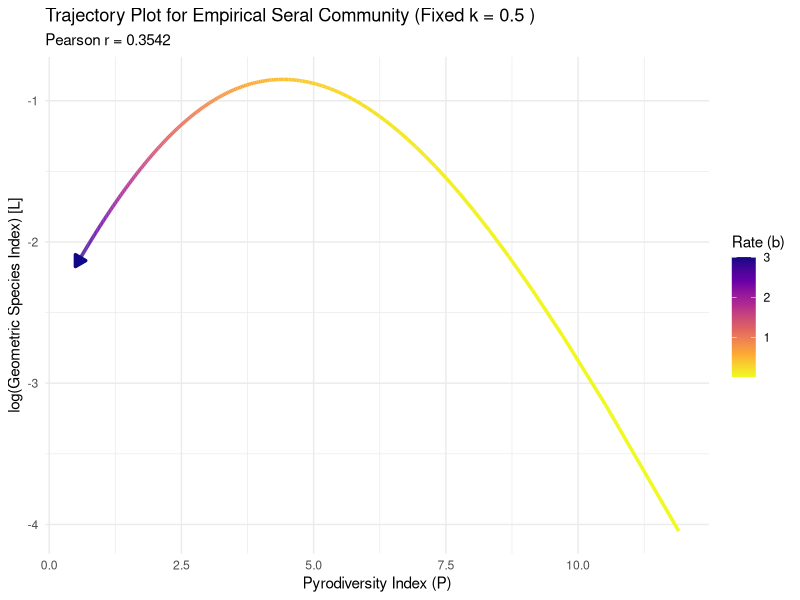
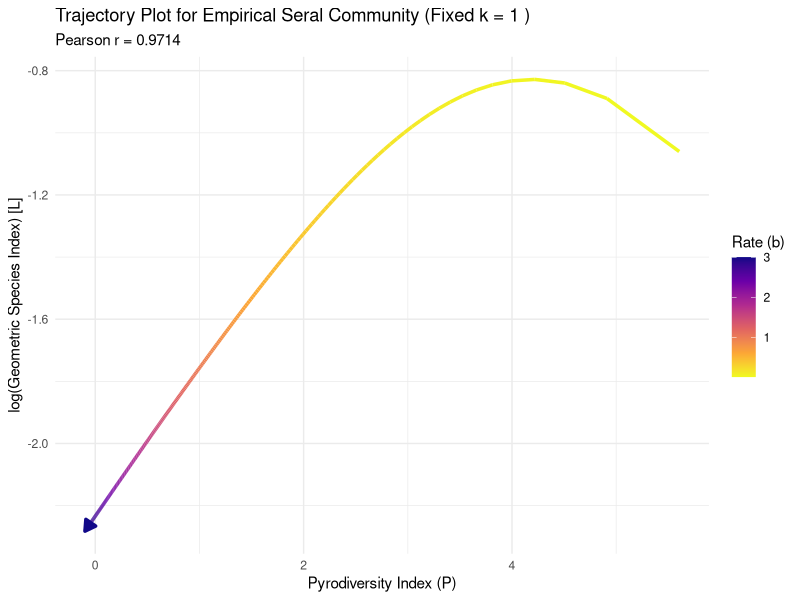
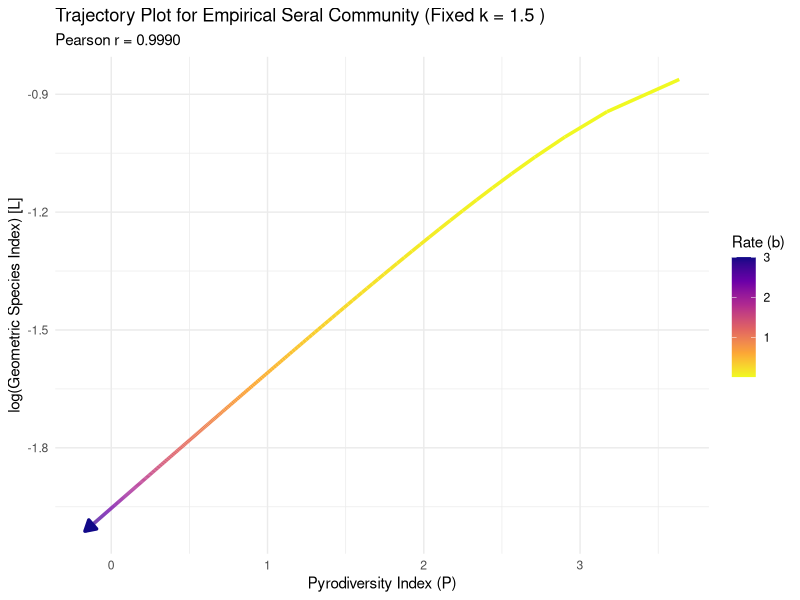
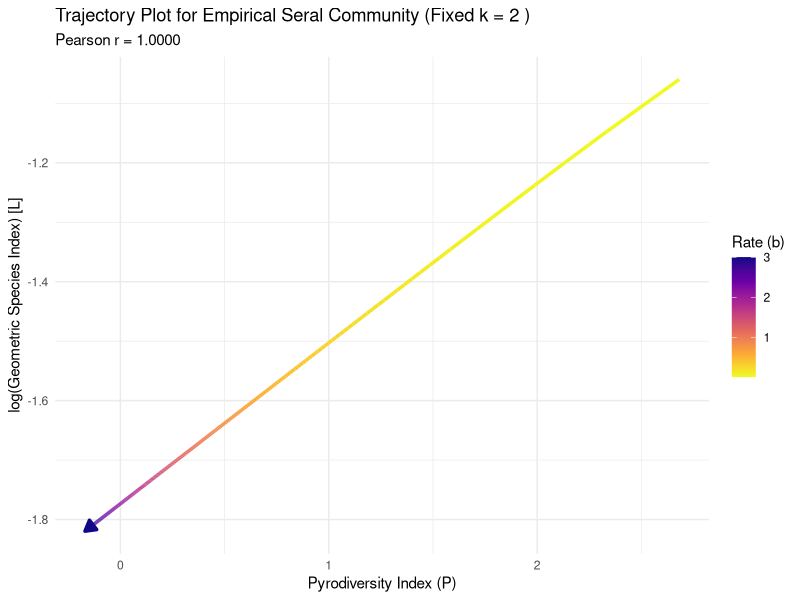

R code for these plots, in order:
library(tidyverse)
library(ggplot2)
library(viridis)

#Figure 3.5 code

# ==========================================
# 1. SETUP DIRECTORIES & LOAD DATA
# ==========================================

if(!dir.exists("Figures/Seral_Figures")) {
  dir.create("Figures/Seral_Figures", recursive = TRUE)
}

fits <- read_csv("data/seral_model_fits.csv")

# ==========================================
# 2. DEFINE THE PARAMETER GRID
# ==========================================

k_vals_to_plot <- c(0.5, 1.0, 1.5, 2.0) 
b_seq <- seq(0.01, 3.0, length.out = 300)

# ==========================================
# 3. CALCULATE & PLOT IN A LOOP
# ==========================================

for (k_v in k_vals_to_plot) {
  
  k_fits <- fits %>% filter(abs(k - k_v) < 1e-5)
  
  if(nrow(k_fits) == 0) {
    cat("No data found for k =", k_v, "- skipping.\n")
    next
  }
  
  grid <- crossing(k_fits, b = b_seq)
  
  results <- grid %>%
    mutate(
      log_d_i = log(alpha) + (1/k)*log(b) - (beta/k)*log(b + gamma) + 
        lgamma(beta/k) - lgamma(1/k)
    ) %>%
    group_by(b, k) %>% 
    summarise(
      log_G = mean(log_d_i), 
      .groups = "drop"
    ) %>%
    mutate(
      pyro_index = (1/k) * (1 - log(b)) + lgamma((1/k) + 1)
    )
  
  # Step C: Calculate the Pearson correlation (r-value) AND Linear Gradient
  r_val <- cor(results$pyro_index, results$log_G, use = "complete.obs")
  
  # Fit a linear model to extract the slope (gradient) of the best-fit line
  lm_fit <- lm(log_G ~ pyro_index, data = results)
  grad_val <- coef(lm_fit)["pyro_index"] # Extracts the gradient/slope
  
  # Step D: Generate the ggplot
  p <- ggplot(results, aes(x = pyro_index, y = log_G, color = b)) +
    geom_path(linewidth = 1.2, arrow = arrow(length = unit(0.3, "cm"), type = "closed")) +
    # Optional: uncomment the line below if you want to visually draw the linear trendline on the graph
    # geom_smooth(method = "lm", color = "black", linetype = "dashed", se = FALSE, linewidth = 0.5) +
    scale_color_viridis_c(name = "Rate (b)", option = "plasma", direction = -1) +
    labs(
      x = "Pyrodiversity Index (P)",
      y = "log(Geometric Species Index) [L]",
      title = paste("Trajectory Plot for Empirical Seral Community (Fixed k =", k_v, ")"),
      # Subtitle now dynamically prints both values
      subtitle = sprintf("Pearson r = %.4f", r_val) 
    ) +
    theme_minimal()
  
  # Step E: Save the plot
  k_str <- gsub("\\.", "_", as.character(k_v))
  file_name <- paste0("Figures/Seral_Figures/Pyro_Bio_Seral_k_", k_str, ".png")
  
  ggsave(filename = file_name, plot = p, width = 7, height = 5, dpi = 300, bg = "white")
  cat(sprintf("Saved: %s (r = %.4f)\n", file_name, r_val))
}
